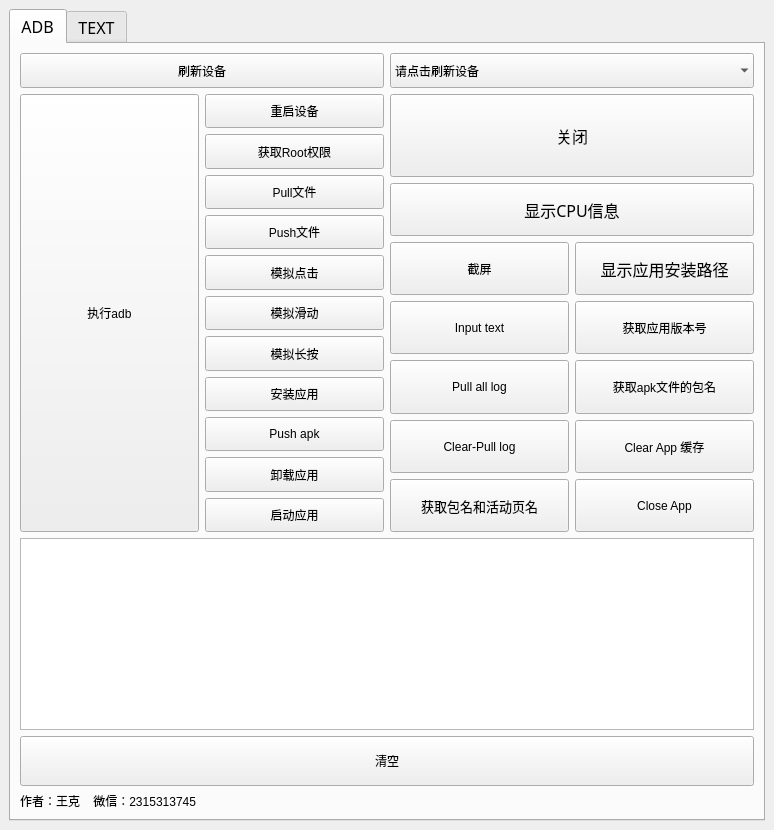
<?xml version="1.0" encoding="UTF-8"?>
<ui version="4.0">
 <author>王克</author>
 <class>MainWindow</class>
 <widget class="QMainWindow" name="MainWindow">
  <property name="geometry">
   <rect>
    <x>0</x>
    <y>0</y>
    <width>774</width>
    <height>830</height>
   </rect>
  </property>
  <property name="sizePolicy">
   <sizepolicy hsizetype="Expanding" vsizetype="Expanding">
    <horstretch>0</horstretch>
    <verstretch>0</verstretch>
   </sizepolicy>
  </property>
  <property name="minimumSize">
   <size>
    <width>509</width>
    <height>790</height>
   </size>
  </property>
  <property name="maximumSize">
   <size>
    <width>16777215</width>
    <height>16777215</height>
   </size>
  </property>
  <property name="font">
   <font>
    <family>Franklin Gothic Medium</family>
   </font>
  </property>
  <property name="acceptDrops">
   <bool>true</bool>
  </property>
  <property name="windowTitle">
   <string>ADBTools</string>
  </property>
  <property name="styleSheet">
   <string notr="true">QPushbutton{
	background-color:#4682b4;
	color:shite;
}
</string>
  </property>
  <property name="iconSize">
   <size>
    <width>16</width>
    <height>16</height>
   </size>
  </property>
  <property name="animated">
   <bool>false</bool>
  </property>
  <widget class="QWidget" name="centralwidget">
   <property name="sizePolicy">
    <sizepolicy hsizetype="Expanding" vsizetype="Expanding">
     <horstretch>0</horstretch>
     <verstretch>0</verstretch>
    </sizepolicy>
   </property>
   <layout class="QFormLayout" name="formLayout_3">
    <item row="0" column="0" colspan="2">
     <layout class="QHBoxLayout" name="horizontalLayout">
      <item>
       <widget class="QTabWidget" name="tabWidget">
        <property name="font">
         <font>
          <family>Franklin Gothic Medium</family>
          <pointsize>12</pointsize>
         </font>
        </property>
        <property name="acceptDrops">
         <bool>false</bool>
        </property>
        <property name="styleSheet">
         <string notr="true"/>
        </property>
        <property name="currentIndex">
         <number>0</number>
        </property>
        <property name="iconSize">
         <size>
          <width>20</width>
          <height>20</height>
         </size>
        </property>
        <property name="elideMode">
         <enum>Qt::ElideRight</enum>
        </property>
        <widget class="QWidget" name="ADB">
         <attribute name="title">
          <string>ADB</string>
         </attribute>
         <layout class="QGridLayout" name="gridLayout_4">
          <item row="0" column="0">
           <layout class="QHBoxLayout" name="horizontalLayout_2">
            <item>
             <layout class="QGridLayout" name="gridLayout_3">
              <item row="7" column="1" colspan="2">
               <widget class="QPushButton" name="Cleartextbutton">
                <property name="sizePolicy">
                 <sizepolicy hsizetype="Minimum" vsizetype="Minimum">
                  <horstretch>0</horstretch>
                  <verstretch>0</verstretch>
                 </sizepolicy>
                </property>
                <property name="minimumSize">
                 <size>
                  <width>0</width>
                  <height>50</height>
                 </size>
                </property>
                <property name="text">
                 <string>清空</string>
                </property>
               </widget>
              </item>
              <item row="5" column="2">
               <layout class="QGridLayout" name="gridLayout_5">
                <property name="leftMargin">
                 <number>0</number>
                </property>
                <property name="bottomMargin">
                 <number>0</number>
                </property>
                <item row="2" column="0">
                 <widget class="QPushButton" name="get_screenshot">
                  <property name="sizePolicy">
                   <sizepolicy hsizetype="Expanding" vsizetype="Expanding">
                    <horstretch>0</horstretch>
                    <verstretch>1</verstretch>
                   </sizepolicy>
                  </property>
                  <property name="text">
                   <string>截屏</string>
                  </property>
                 </widget>
                </item>
                <item row="3" column="0">
                 <widget class="QPushButton" name="input_text_via_adb">
                  <property name="sizePolicy">
                   <sizepolicy hsizetype="Expanding" vsizetype="Expanding">
                    <horstretch>0</horstretch>
                    <verstretch>1</verstretch>
                   </sizepolicy>
                  </property>
                  <property name="text">
                   <string>Input text</string>
                  </property>
                 </widget>
                </item>
                <item row="4" column="0">
                 <widget class="QPushButton" name="pull_log_without_clear">
                  <property name="sizePolicy">
                   <sizepolicy hsizetype="Expanding" vsizetype="Expanding">
                    <horstretch>0</horstretch>
                    <verstretch>1</verstretch>
                   </sizepolicy>
                  </property>
                  <property name="text">
                   <string>Pull all log</string>
                  </property>
                 </widget>
                </item>
                <item row="5" column="0">
                 <widget class="QPushButton" name="pull_log_with_clear">
                  <property name="sizePolicy">
                   <sizepolicy hsizetype="Expanding" vsizetype="Expanding">
                    <horstretch>0</horstretch>
                    <verstretch>1</verstretch>
                   </sizepolicy>
                  </property>
                  <property name="text">
                   <string>Clear-Pull log</string>
                  </property>
                 </widget>
                </item>
                <item row="6" column="0">
                 <widget class="QPushButton" name="app_package_and_activity">
                  <property name="sizePolicy">
                   <sizepolicy hsizetype="Expanding" vsizetype="Expanding">
                    <horstretch>0</horstretch>
                    <verstretch>1</verstretch>
                   </sizepolicy>
                  </property>
                  <property name="minimumSize">
                   <size>
                    <width>0</width>
                    <height>0</height>
                   </size>
                  </property>
                  <property name="font">
                   <font>
                    <family>Franklin Gothic Medium</family>
                    <pointsize>10</pointsize>
                   </font>
                  </property>
                  <property name="text">
                   <string>获取包名和活动页名</string>
                  </property>
                 </widget>
                </item>
                <item row="0" column="0" colspan="2">
                 <widget class="QPushButton" name="close">
                  <property name="enabled">
                   <bool>true</bool>
                  </property>
                  <property name="sizePolicy">
                   <sizepolicy hsizetype="Preferred" vsizetype="Maximum">
                    <horstretch>0</horstretch>
                    <verstretch>11</verstretch>
                   </sizepolicy>
                  </property>
                  <property name="minimumSize">
                   <size>
                    <width>0</width>
                    <height>0</height>
                   </size>
                  </property>
                  <property name="maximumSize">
                   <size>
                    <width>16777215</width>
                    <height>83</height>
                   </size>
                  </property>
                  <property name="baseSize">
                   <size>
                    <width>0</width>
                    <height>10</height>
                   </size>
                  </property>
                  <property name="font">
                   <font>
                    <family>Franklin Gothic Medium</family>
                    <pointsize>12</pointsize>
                    <weight>50</weight>
                    <bold>false</bold>
                   </font>
                  </property>
                  <property name="cursor">
                   <cursorShape>ArrowCursor</cursorShape>
                  </property>
                  <property name="mouseTracking">
                   <bool>false</bool>
                  </property>
                  <property name="tabletTracking">
                   <bool>false</bool>
                  </property>
                  <property name="acceptDrops">
                   <bool>false</bool>
                  </property>
                  <property name="text">
                   <string>关闭</string>
                  </property>
                  <property name="checkable">
                   <bool>false</bool>
                  </property>
                  <property name="autoDefault">
                   <bool>false</bool>
                  </property>
                  <property name="default">
                   <bool>false</bool>
                  </property>
                  <property name="flat">
                   <bool>false</bool>
                  </property>
                 </widget>
                </item>
                <item row="1" column="0" colspan="2">
                 <widget class="QPushButton" name="adb_cpu_info">
                  <property name="sizePolicy">
                   <sizepolicy hsizetype="Expanding" vsizetype="Expanding">
                    <horstretch>0</horstretch>
                    <verstretch>1</verstretch>
                   </sizepolicy>
                  </property>
                  <property name="font">
                   <font>
                    <family>Franklin Gothic Medium</family>
                    <pointsize>12</pointsize>
                   </font>
                  </property>
                  <property name="text">
                   <string>显示CPU信息</string>
                  </property>
                 </widget>
                </item>
                <item row="2" column="1">
                 <widget class="QPushButton" name="view_apk_path">
                  <property name="sizePolicy">
                   <sizepolicy hsizetype="Expanding" vsizetype="Expanding">
                    <horstretch>0</horstretch>
                    <verstretch>1</verstretch>
                   </sizepolicy>
                  </property>
                  <property name="font">
                   <font>
                    <family>Franklin Gothic Medium</family>
                    <pointsize>12</pointsize>
                   </font>
                  </property>
                  <property name="text">
                   <string>显示应用安装路径</string>
                  </property>
                  <property name="default">
                   <bool>false</bool>
                  </property>
                 </widget>
                </item>
                <item row="3" column="1">
                 <widget class="QPushButton" name="get_running_app_info_button">
                  <property name="sizePolicy">
                   <sizepolicy hsizetype="Expanding" vsizetype="Expanding">
                    <horstretch>0</horstretch>
                    <verstretch>1</verstretch>
                   </sizepolicy>
                  </property>
                  <property name="text">
                   <string>获取应用版本号</string>
                  </property>
                 </widget>
                </item>
                <item row="4" column="1">
                 <widget class="QPushButton" name="aapt_getpackagename_button">
                  <property name="sizePolicy">
                   <sizepolicy hsizetype="Minimum" vsizetype="Expanding">
                    <horstretch>0</horstretch>
                    <verstretch>0</verstretch>
                   </sizepolicy>
                  </property>
                  <property name="text">
                   <string>获取apk文件的包名</string>
                  </property>
                 </widget>
                </item>
                <item row="5" column="1">
                 <widget class="QPushButton" name="clear_app_cache">
                  <property name="sizePolicy">
                   <sizepolicy hsizetype="Expanding" vsizetype="Expanding">
                    <horstretch>0</horstretch>
                    <verstretch>1</verstretch>
                   </sizepolicy>
                  </property>
                  <property name="text">
                   <string>Clear App 缓存</string>
                  </property>
                 </widget>
                </item>
                <item row="6" column="1">
                 <widget class="QPushButton" name="force_stop_app">
                  <property name="sizePolicy">
                   <sizepolicy hsizetype="Expanding" vsizetype="Expanding">
                    <horstretch>0</horstretch>
                    <verstretch>1</verstretch>
                   </sizepolicy>
                  </property>
                  <property name="text">
                   <string>Close App</string>
                  </property>
                 </widget>
                </item>
               </layout>
              </item>
              <item row="4" column="1">
               <widget class="QPushButton" name="RefreshButton">
                <property name="sizePolicy">
                 <sizepolicy hsizetype="Expanding" vsizetype="Expanding">
                  <horstretch>0</horstretch>
                  <verstretch>1</verstretch>
                 </sizepolicy>
                </property>
                <property name="minimumSize">
                 <size>
                  <width>160</width>
                  <height>35</height>
                 </size>
                </property>
                <property name="maximumSize">
                 <size>
                  <width>16777215</width>
                  <height>35</height>
                 </size>
                </property>
                <property name="text">
                 <string>刷新设备</string>
                </property>
               </widget>
              </item>
              <item row="5" column="1">
               <layout class="QGridLayout" name="gridLayout">
                <item row="1" column="0">
                 <widget class="QPushButton" name="adbbutton">
                  <property name="sizePolicy">
                   <sizepolicy hsizetype="Expanding" vsizetype="Expanding">
                    <horstretch>0</horstretch>
                    <verstretch>1</verstretch>
                   </sizepolicy>
                  </property>
                  <property name="minimumSize">
                   <size>
                    <width>0</width>
                    <height>24</height>
                   </size>
                  </property>
                  <property name="text">
                   <string>执行adb</string>
                  </property>
                 </widget>
                </item>
                <item row="1" column="1">
                 <layout class="QGridLayout" name="gridLayout_2">
                  <item row="9" column="1">
                   <widget class="QPushButton" name="simulate_swipe">
                    <property name="sizePolicy">
                     <sizepolicy hsizetype="Expanding" vsizetype="Expanding">
                      <horstretch>0</horstretch>
                      <verstretch>0</verstretch>
                     </sizepolicy>
                    </property>
                    <property name="text">
                     <string>模拟滑动</string>
                    </property>
                   </widget>
                  </item>
                  <item row="5" column="1">
                   <widget class="QPushButton" name="adb_root">
                    <property name="sizePolicy">
                     <sizepolicy hsizetype="Expanding" vsizetype="Expanding">
                      <horstretch>0</horstretch>
                      <verstretch>0</verstretch>
                     </sizepolicy>
                    </property>
                    <property name="minimumSize">
                     <size>
                      <width>0</width>
                      <height>0</height>
                     </size>
                    </property>
                    <property name="maximumSize">
                     <size>
                      <width>16777215</width>
                      <height>16777215</height>
                     </size>
                    </property>
                    <property name="text">
                     <string>获取Root权限</string>
                    </property>
                   </widget>
                  </item>
                  <item row="7" column="1">
                   <widget class="QPushButton" name="adb_push_file">
                    <property name="sizePolicy">
                     <sizepolicy hsizetype="Expanding" vsizetype="Expanding">
                      <horstretch>0</horstretch>
                      <verstretch>0</verstretch>
                     </sizepolicy>
                    </property>
                    <property name="text">
                     <string>Push文件</string>
                    </property>
                   </widget>
                  </item>
                  <item row="10" column="1">
                   <widget class="QPushButton" name="simulate_long_press">
                    <property name="sizePolicy">
                     <sizepolicy hsizetype="Expanding" vsizetype="Expanding">
                      <horstretch>0</horstretch>
                      <verstretch>0</verstretch>
                     </sizepolicy>
                    </property>
                    <property name="text">
                     <string>模拟长按</string>
                    </property>
                   </widget>
                  </item>
                  <item row="8" column="1">
                   <widget class="QPushButton" name="simulate_click">
                    <property name="sizePolicy">
                     <sizepolicy hsizetype="Expanding" vsizetype="Expanding">
                      <horstretch>0</horstretch>
                      <verstretch>0</verstretch>
                     </sizepolicy>
                    </property>
                    <property name="text">
                     <string>模拟点击</string>
                    </property>
                   </widget>
                  </item>
                  <item row="6" column="1">
                   <widget class="QPushButton" name="adb_pull_file">
                    <property name="sizePolicy">
                     <sizepolicy hsizetype="Expanding" vsizetype="Expanding">
                      <horstretch>0</horstretch>
                      <verstretch>0</verstretch>
                     </sizepolicy>
                    </property>
                    <property name="text">
                     <string>Pull文件</string>
                    </property>
                   </widget>
                  </item>
                  <item row="12" column="1">
                   <widget class="QPushButton" name="install_system">
                    <property name="sizePolicy">
                     <sizepolicy hsizetype="Expanding" vsizetype="Expanding">
                      <horstretch>0</horstretch>
                      <verstretch>0</verstretch>
                     </sizepolicy>
                    </property>
                    <property name="toolTip">
                     <string>&lt;html&gt;&lt;head/&gt;&lt;body&gt;&lt;p&gt;根据选择的apk的包名查找设备中该包名应用的安装目录并推送&lt;/p&gt;&lt;/body&gt;&lt;/html&gt;</string>
                    </property>
                    <property name="whatsThis">
                     <string>&lt;html&gt;&lt;head/&gt;&lt;body&gt;&lt;p&gt;根据选择的apk的包名查找设备中该包名应用的安装目录并推送&lt;/p&gt;&lt;/body&gt;&lt;/html&gt;</string>
                    </property>
                    <property name="text">
                     <string>Push apk</string>
                    </property>
                   </widget>
                  </item>
                  <item row="14" column="1">
                   <widget class="QPushButton" name="start_app">
                    <property name="sizePolicy">
                     <sizepolicy hsizetype="Expanding" vsizetype="Expanding">
                      <horstretch>0</horstretch>
                      <verstretch>0</verstretch>
                     </sizepolicy>
                    </property>
                    <property name="text">
                     <string>启动应用</string>
                    </property>
                   </widget>
                  </item>
                  <item row="13" column="1">
                   <widget class="QPushButton" name="adb_uninstall">
                    <property name="sizePolicy">
                     <sizepolicy hsizetype="Expanding" vsizetype="Expanding">
                      <horstretch>0</horstretch>
                      <verstretch>0</verstretch>
                     </sizepolicy>
                    </property>
                    <property name="text">
                     <string>卸载应用</string>
                    </property>
                   </widget>
                  </item>
                  <item row="11" column="1">
                   <widget class="QPushButton" name="adb_install">
                    <property name="sizePolicy">
                     <sizepolicy hsizetype="Ignored" vsizetype="Expanding">
                      <horstretch>0</horstretch>
                      <verstretch>0</verstretch>
                     </sizepolicy>
                    </property>
                    <property name="text">
                     <string>安装应用</string>
                    </property>
                   </widget>
                  </item>
                  <item row="4" column="1">
                   <widget class="QPushButton" name="button_reboot">
                    <property name="sizePolicy">
                     <sizepolicy hsizetype="Expanding" vsizetype="Expanding">
                      <horstretch>0</horstretch>
                      <verstretch>0</verstretch>
                     </sizepolicy>
                    </property>
                    <property name="minimumSize">
                     <size>
                      <width>0</width>
                      <height>0</height>
                     </size>
                    </property>
                    <property name="maximumSize">
                     <size>
                      <width>16777215</width>
                      <height>16777215</height>
                     </size>
                    </property>
                    <property name="toolTip">
                     <string>&lt;html&gt;&lt;head/&gt;&lt;body&gt;&lt;p&gt;Reboot&lt;/p&gt;&lt;/body&gt;&lt;/html&gt;</string>
                    </property>
                    <property name="text">
                     <string>重启设备</string>
                    </property>
                   </widget>
                  </item>
                 </layout>
                </item>
               </layout>
              </item>
              <item row="8" column="1">
               <widget class="QLabel" name="label">
                <property name="sizePolicy">
                 <sizepolicy hsizetype="Maximum" vsizetype="Maximum">
                  <horstretch>0</horstretch>
                  <verstretch>0</verstretch>
                 </sizepolicy>
                </property>
                <property name="maximumSize">
                 <size>
                  <width>398</width>
                  <height>28</height>
                 </size>
                </property>
                <property name="text">
                 <string>作者：王克    微信：2315313745</string>
                </property>
               </widget>
              </item>
              <item row="4" column="2">
               <widget class="QComboBox" name="ComboxButton">
                <property name="sizePolicy">
                 <sizepolicy hsizetype="Expanding" vsizetype="Expanding">
                  <horstretch>0</horstretch>
                  <verstretch>1</verstretch>
                 </sizepolicy>
                </property>
                <property name="minimumSize">
                 <size>
                  <width>0</width>
                  <height>35</height>
                 </size>
                </property>
                <property name="maximumSize">
                 <size>
                  <width>16777215</width>
                  <height>35</height>
                 </size>
                </property>
                <property name="baseSize">
                 <size>
                  <width>0</width>
                  <height>0</height>
                 </size>
                </property>
                <property name="editable">
                 <bool>false</bool>
                </property>
                <property name="currentText">
                 <string notr="true">请点击刷新设备</string>
                </property>
                <property name="currentIndex">
                 <number>0</number>
                </property>
                <property name="maxVisibleItems">
                 <number>60</number>
                </property>
                <property name="iconSize">
                 <size>
                  <width>16</width>
                  <height>16</height>
                 </size>
                </property>
                <property name="placeholderText">
                 <string/>
                </property>
                <property name="frame">
                 <bool>false</bool>
                </property>
                <item>
                 <property name="text">
                  <string>请点击刷新设备</string>
                 </property>
                </item>
               </widget>
              </item>
              <item row="6" column="1" colspan="2">
               <widget class="QTextBrowser" name="textBrowser">
                <property name="sizePolicy">
                 <sizepolicy hsizetype="Expanding" vsizetype="Minimum">
                  <horstretch>0</horstretch>
                  <verstretch>0</verstretch>
                 </sizepolicy>
                </property>
                <property name="font">
                 <font>
                  <family>Franklin Gothic Medium</family>
                  <pointsize>12</pointsize>
                 </font>
                </property>
                <property name="acceptDrops">
                 <bool>true</bool>
                </property>
                <property name="tabChangesFocus">
                 <bool>false</bool>
                </property>
               </widget>
              </item>
             </layout>
            </item>
           </layout>
          </item>
         </layout>
        </widget>
        <widget class="QWidget" name="text">
         <attribute name="title">
          <string>TEXT</string>
         </attribute>
         <layout class="QFormLayout" name="formLayout_2">
          <item row="0" column="0" colspan="2">
           <widget class="QTextBrowser" name="textBrowser">
            <property name="font">
             <font>
              <family>Franklin Gothic Medium</family>
              <pointsize>16</pointsize>
             </font>
            </property>
            <property name="acceptDrops">
             <bool>false</bool>
            </property>
           </widget>
          </item>
         </layout>
        </widget>
       </widget>
      </item>
     </layout>
    </item>
   </layout>
  </widget>
 </widget>
 <resources/>
 <connections>
  <connection>
   <sender>Cleartextbutton</sender>
   <signal>clicked()</signal>
   <receiver>textBrowser</receiver>
   <slot>clear()</slot>
   <hints>
    <hint type="sourcelabel">
     <x>260</x>
     <y>586</y>
    </hint>
    <hint type="destinationlabel">
     <x>260</x>
     <y>497</y>
    </hint>
   </hints>
  </connection>
 </connections>
</ui>
